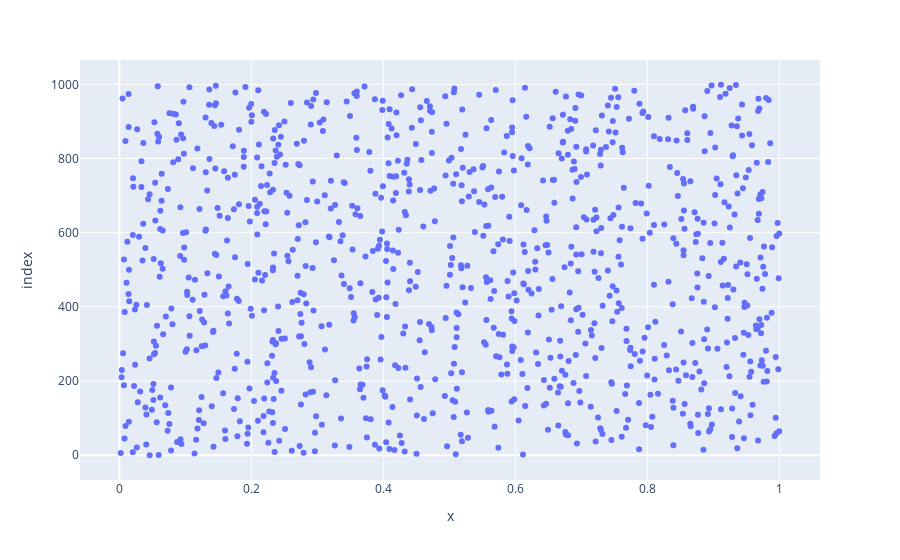

Here is the notebook cell this chart was saved with:
### Code cell
"""
@Author: Swapnil Bhoyar
@Date: 2021-07-16
@Last Modified by: Swapnil Bhoyar
@Last Modified time: 2021-08-16
@Title : plotly scatterplot programs.
"""

import numpy as np
import plotly.express as px

xValue = np.random.rand(1000)
yValue = np.random.rand(1000)

fig = px.scatter(xValue, yValue)
fig.show()

### Figure 1 — Plotly figure (JSON) as saved in the notebook; plotly's stock layout.template omitted (floating-point values rounded to 4 significant figures; data arrays with more than 128 entries replaced by an {"elided": "..."} marker saying what was removed)
{"data": [{"hovertemplate": "x=%{x}<br>index=%{y}<extra></extra>", "legendgroup": "", "marker": {"color": "#636efa", "symbol": "circle"}, "mode": "markers", "name": "", "orientation": "h", "showlegend": false, "type": "scatter", "x": {"elided": "1000 float values"}, "xaxis": "x", "y": {"elided": "1000 int values"}, "yaxis": "y"}], "layout": {"legend": {"tracegroupgap": 0}, "margin": {"t": 60}, "xaxis": {"anchor": "y", "domain": [0, 1], "title": {"text": "x"}}, "yaxis": {"anchor": "x", "domain": [0, 1], "title": {"text": "index"}}}}
